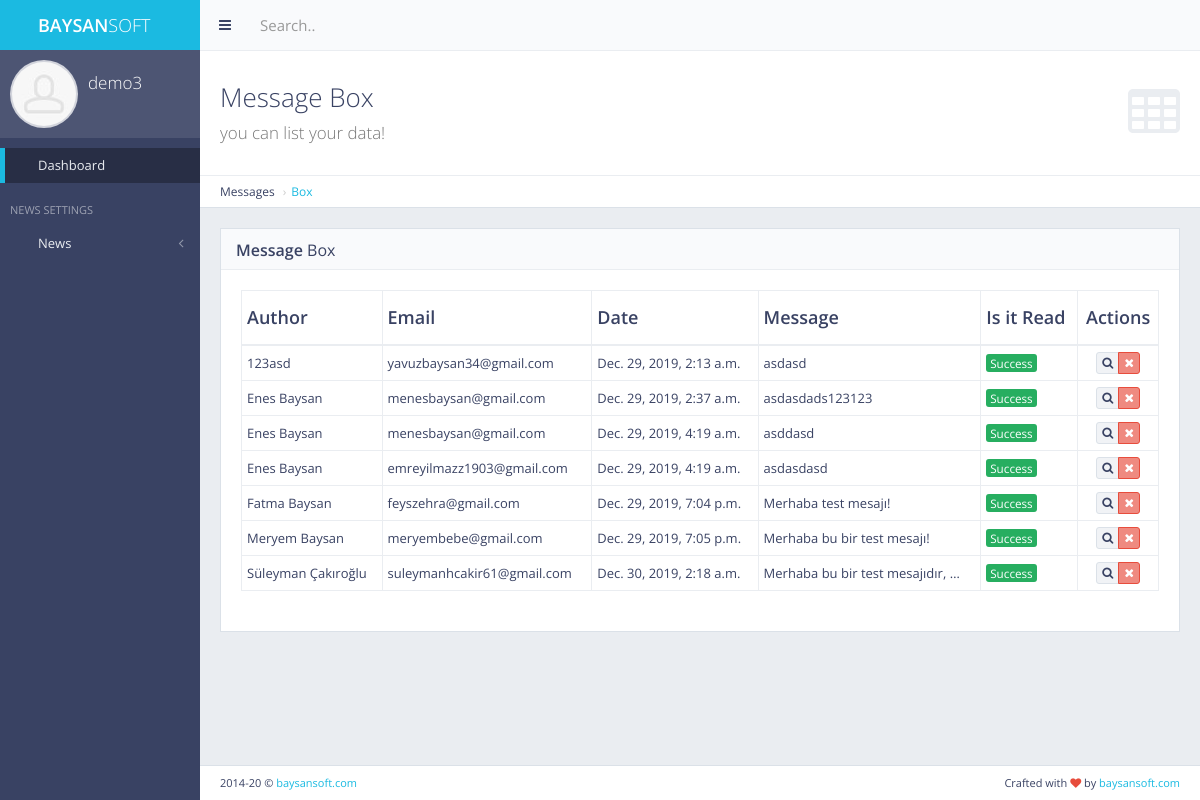
/panel/message_box/ (signed in), run on the app's committed database.
### main/models.py (models this page shows, shortened)
class ContactForm(models.Model):
    name = models.CharField(max_length=255)
    email = models.CharField(max_length=255)
    message = models.TextField()
    date = models.DateTimeField(auto_now_add=True, null=True, blank=False)
    is_it_read = models.BooleanField(default=False)

### panel/views.py (the view, shortened to what this page needs)
# urls.py: path('message_box/', views.message_box, name='message_box'),
def message_box(request):
    if not request.user.is_authenticated:
        return redirect('main:my_login')
    messages = ContactForm.objects.all()
    context = {
        'messages': messages,
    }
    return render(request, 'back/message_box.html', context=context)

### category/context_processor.py (called while the page is built)
def get_categories(request):  # template'a direkt veri yolluyor
    get_categories = Category.objects.all()
    return dict(
        get_categories=get_categories)  # get_categories diyerek direkt template'den çağırabiliriz. Sözlük olarak döndürür.

### main/context_processors.py (called while the page is built)
def get_site_settings(request):
    site = Main.objects.first()
    return dict(site_settings=site)

### main/templatetags/my_auth.py (called while the page is built)
@register.filter(name='has_group')
def has_group(user,group_name):
    return user.groups.filter(name=group_name).exists()

### news/context_processors.py (called while the page is built)
def get_last_news(request):
    get_last_news = News.objects.all().order_by('-date')[:3]
    return dict(get_last_news=get_last_news)

def get_popular_posts(request):  # bu şekilde tek fonksiyon ile 2 veri seti döndürebiliriz
    get_popular_posts = News.objects.all().order_by('-show')
    get_popular_posts_detail = News.objects.all().order_by('-show')[:3]
    get_popular_posts_home = News.objects.all().order_by('-show')[:3]
    return dict(get_popular_posts=get_popular_posts, get_popular_posts_detail=get_popular_posts_detail,
                get_popular_posts_home=get_popular_posts_home)

### subcategory/context_processors.py (called while the page is built)
def get_subcategories(request):
    get_subcategories = SubCategory.objects.all()
    return dict(get_subcategories=get_subcategories)

### trending/context_processors.py (called while the page is built)
def get_trendings(request):
    trendings = Trending.objects.all().filter(is_publish=True).order_by('?')  # bu sayede random getirdik
    return dict(get_trendings=trendings)

### templates/back/message_box.html (shortened to what this page needs)
{% extends 'back/layout.html' %}
{% load static %}
{% block body %}
    <div class="content-header">
        <div class="header-section">
            <h1>
                <i class="fa fa-table"></i>Message Box<br><small>you can list your data!</small>
            </h1>
        </div>
    </div>
    <ul class="breadcrumb breadcrumb-top">
        <li>Messages</li>
        <li><a href="{% url 'panel:message_box' %}">Box</a></li>
    </ul>
    <div class="block full">
        <div class="block-title">
            <h2><strong>Message</strong> Box</h2>
        </div>
        <div class="table-responsive">
            <table id="example-datatable" class="table table-vcenter table-condensed table-bordered">
                <thead>
                <tr>
                    <th>Author</th>
                    <th>Email</th>
                    <th>Date</th>
                    <th>Message</th>
                    <th>Is it Read</th>
                    <th class="text-center">Actions</th>
                </tr>
                </thead>
                <tbody>
                {% for message in messages %}
                    <tr>
                        <td>{{ message.name }}</td>
                        <td>{{ message.email }}</td>
                        <td>{{ message.date }}</td>
                        <td>{{ message.message | truncatewords:5 }}</td>
                        <td>
                            {% if message.is_it_read == True %}
                                <span class="label label-success">Success</span>
                            {% else %}
                                <span class="label label-warning">Waiting</span>
                            {% endif %}
                        </td>
                        <td class="text-center">
                            <div class="btn-group">
                                <a href="{% url 'panel:message_box' %}" data-toggle="tooltip"
                                   data-id="{{ message.pk }}" id="show_message_btn" title="Read"
                                   class="btn btn-xs btn-default"><i class="fa fa-search"></i></a>
                                <a href="{% url 'panel:message_box' %}" data-toggle="tooltip"
                                   title="Delete"
                                   data-id="{{ message.pk }}"
                                   class="btn btn-xs btn-danger" id="delete_message_btn"><i
                                        class="fa fa-times"></i></a>
                            </div>
                        </td>
                    </tr>
                {% endfor %}
                </tbody>
            </table>
        </div>
    </div>
{% endblock body %}

### templates/back/layout.html (shortened to what this page needs)
{% load static %}
{% if user.is_authenticated %}
    <!DOCTYPE html>
    <html class="no-js" lang="en">
    <head>
        <link rel="stylesheet" href="{% static 'back/css/bootstrap.min.css' %}">
        <link rel="stylesheet" href="{% static 'back/css/plugins.css' %}">
        <link rel="stylesheet" href="{% static 'back/css/main.css' %}">
        <link rel="stylesheet" href="{% static 'back/css/themes.css' %}">
        <link rel="stylesheet" href="{% static 'ToastJs/Toast.min.css' %}">
        <link rel="stylesheet" href="{% static 'node_modules/sweetalert2/dist/sweetalert2.min.css' %}">
    </head>
    <body>
    <div id="page-wrapper">
        <div id="page-container" class="sidebar-partial sidebar-visible-lg sidebar-no-animations">
            <div id="sidebar">
                <div id="sidebar-scroll">
                    <div class="sidebar-content">
                        <a href="http://baysansoft.com/" target="_blank" class="sidebar-brand">
                            <i class="gi gi-flash"></i><span
                                class="sidebar-nav-mini-hide"><strong>BAYSAN</strong>SOFT</span>
                        </a>
                        <div class="sidebar-section sidebar-user clearfix sidebar-nav-mini-hide">
                            <div class="sidebar-user-avatar">
                                <a href="page_ready_user_profile.html">
                                    <img src="{% static 'back/img/placeholders/avatars/avatar2.jpg' %}" alt="avatar">
                                </a>
                            </div>
                            <div class="sidebar-user-name">{{ request.user.username }}</div>
                            <div class="sidebar-user-links">
                                <a href="{% url 'main:home' %}" data-toggle="tooltip" data-placement="bottom"
                                   title="Site Home Page"><i class="gi gi-home"></i></a>
                                <a href="{% url 'panel:message_box' %}" data-toggle="tooltip" data-placement="bottom"
                                   title="Message Box"><i class="gi gi-message_plus"></i></a>
                                <a href="page_ready_user_profile.html" data-toggle="tooltip" data-placement="bottom"
                                   title="Profile"><i class="gi gi-user"></i></a>
                                <a href="{% url 'panel:change_password' %}" class="enable-tooltip" data-placement="bottom"
                                   title="Settings"
                                   onclick="$('#modal-user-settings').modal('show');"><i class="gi gi-cogwheel"></i></a>
                                <a href="{% url 'main:my_logout' %}" data-toggle="tooltip" data-placement="bottom"
                                   title="Logout"><i
                                        class="gi gi-exit"></i></a>
                            </div>
                        </div>
                        {% include 'back/includes/sidebar.html' %}
                    </div>
                </div>
            </div>
            <div id="main-container">
                <header class="navbar navbar-default">
                    <ul class="nav navbar-nav-custom">
                        <li>
                            <a href="javascript:void(0)" onclick="App.sidebar('toggle-sidebar');this.blur();">
                                <i class="fa fa-bars fa-fw"></i>
                            </a>
                        </li>
                    </ul>
                    <form action="page_ready_search_results.html" method="post" class="navbar-form-custom">
                        <div class="form-group">
                            <input type="text" id="top-search" name="top-search" class="form-control"
                                   placeholder="Search..">
                        </div>
                    </form>
                </header>
                <div id="page-content">
                    {% block body %}
                    {% endblock body %}
                </div>
                <footer class="clearfix">
                    <div class="pull-right">
                        Crafted with <i class="fa fa-heart text-danger"></i> by <a href="http://baysansoft.com/"
                                                                                   target="_blank">baysansoft.com</a>
                    </div>
                    <div class="pull-left">
                        <span id="year-copy"></span> &copy; <a href="http://baysansoft.com/"
                                                               target="_blank">baysansoft.com</a>
                    </div>
                </footer>
            </div>
        </div>
    </div>
    </body>
    </html>
{% else %}
    <h2>Please Login</h2>
{% endif %}

### data on the page
ContactForm: name "123asd", email "yavuzbaysan34@gmail.com", date "Dec. 29, 2019, 2:13 a.m.", message "asdasd", is_it_read "Success"
ContactForm: name "Enes Baysan", email "menesbaysan@gmail.com", date "Dec. 29, 2019, 2:37 a.m.", message "asdasdads123123", is_it_read "Success"
ContactForm: name "Enes Baysan", email "menesbaysan@gmail.com", date "Dec. 29, 2019, 4:19 a.m.", message "asddasd", is_it_read "Success"
ContactForm: name "Enes Baysan", email "emreyilmazz1903@gmail.com", date "Dec. 29, 2019, 4:19 a.m.", message "asdasdasd", is_it_read "Success"
ContactForm: name "Fatma Baysan", email "feyszehra@gmail.com", date "Dec. 29, 2019, 7:04 p.m.", message "Merhaba test mesajı!", is_it_read "Success"
ContactForm: name "Meryem Baysan", email "meryembebe@gmail.com", date "Dec. 29, 2019, 7:05 p.m.", message "Merhaba bu bir test mesajı!", is_it_read "Success"
ContactForm: name "Süleyman Çakıroğlu", email "suleymanhcakir61@gmail.com", date "Dec. 30, 2019, 2:18 a.m.", message "Merhaba bu bir test mesajıdır, …", is_it_read "Success"

### other printed values
{{ request.user.username }} "demo3"
